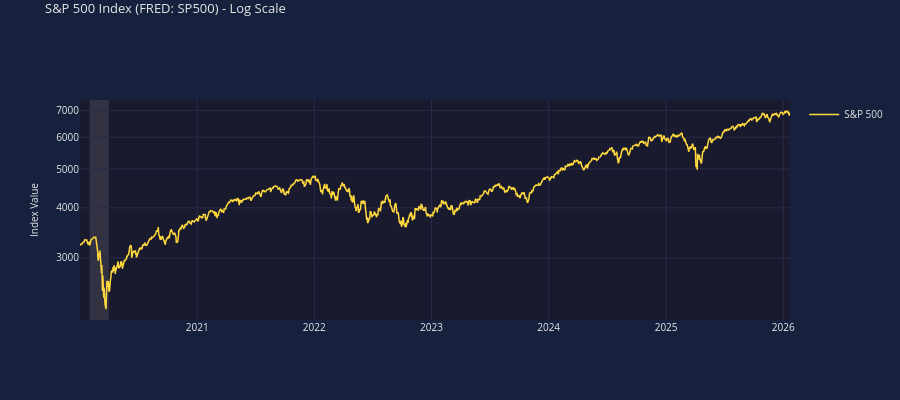

The notebook cell saved with this chart:
### Markdown cell above
## 3. Logarithmic Scale Chart

Stock prices often look better on a log scale to show percentage changes more accurately.

### Code cell
# S&P 500 on log scale - perfect for showing long-term growth
chart = econcharts(num_rows=1, height=400)
chart.add_line(row=1, x=sp500_dates, y=sp500_values, name='S&P 500', color='gold')
chart.set_yaxis(row=1, title='Index Value', scale_type='log')
chart.set_title('S&P 500 Index (FRED: SP500) - Log Scale')
chart.enable_unified_spikeline()
chart.show()

### Figure 1 — Plotly figure (JSON) as saved in the notebook; plotly's stock layout.template omitted (floating-point values rounded to 4 significant figures; data arrays with more than 128 entries replaced by an {"elided": "..."} marker saying what was removed)
{"data": [{"line": {"color": "#ffd93d", "width": 1.5}, "name": "S&P 500", "showlegend": true, "type": "scatter", "visible": true, "x": {"elided": "1522 str values"}, "xaxis": "x", "y": {"elided": "1522 float values"}, "yaxis": "y"}], "layout": {"font": {"color": "#e8e8e8", "size": 10}, "height": 400, "hoverlabel": {"bgcolor": "#16213e", "font": {"color": "#e8e8e8", "size": 11}}, "hovermode": "x unified", "paper_bgcolor": "#16213e", "plot_bgcolor": "#1a1a2e", "shapes": [{"fillcolor": "#b8b8b8", "layer": "below", "line": {"width": 0}, "opacity": 0.15, "type": "rect", "x0": "2020-02-01T00:00:00", "x1": "2020-04-01T00:00:00", "xref": "x", "y0": 0, "y1": 1, "yref": "y domain"}], "title": {"font": {"color": "#e8e8e8", "size": 13}, "text": "S&P 500 Index (FRED: SP500) - Log Scale", "y": 0.99, "yanchor": "top"}, "xaxis": {"anchor": "y", "domain": [0.0, 1.0], "gridcolor": "#2a2a4a", "range": ["2020-01-02T00:00:00", "2026-01-22T00:00:00"], "showspikes": true, "spikecolor": "rgba(255, 255, 255, 0.5)", "spikedash": "dot", "spikemode": "across", "spikesnap": "cursor", "spikethickness": 1}, "yaxis": {"anchor": "x", "domain": [0.0, 1.0], "gridcolor": "#2a2a4a", "title": {"font": {"color": "#e8e8e8", "size": 10}, "text": "Index Value"}, "type": "log"}}}
